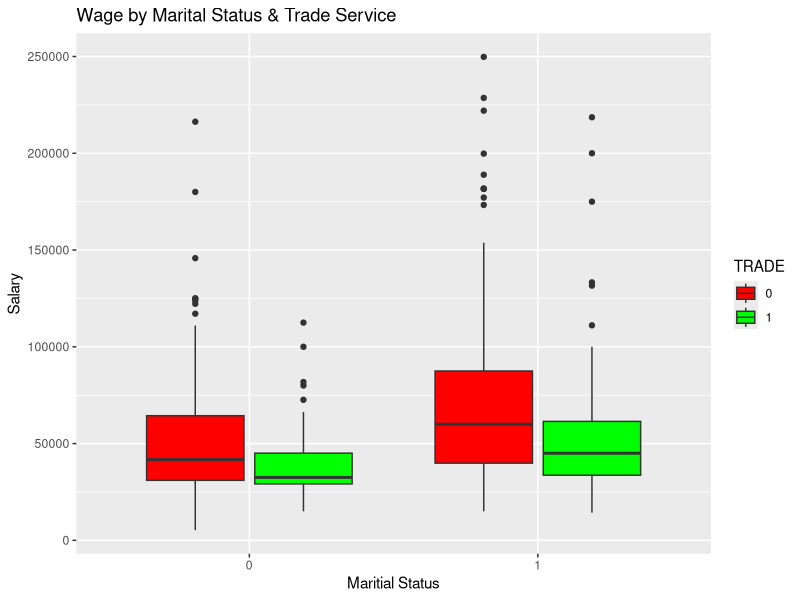
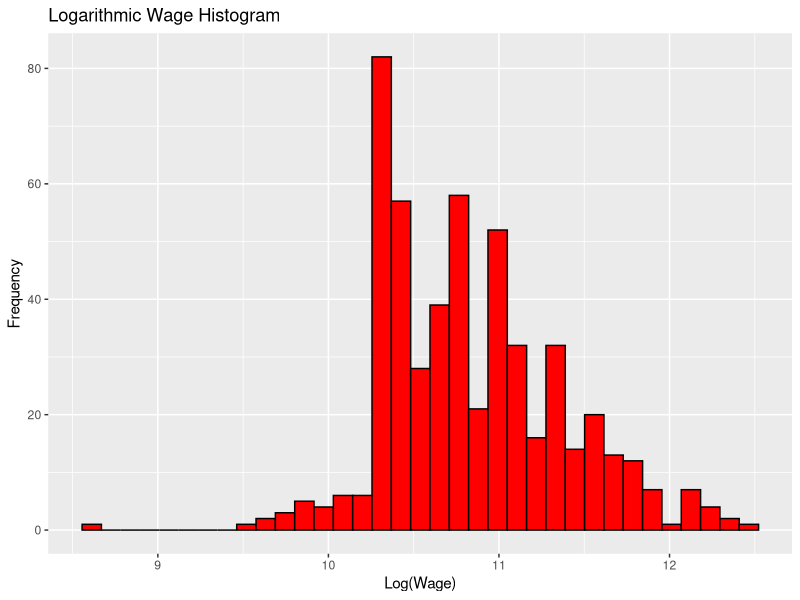
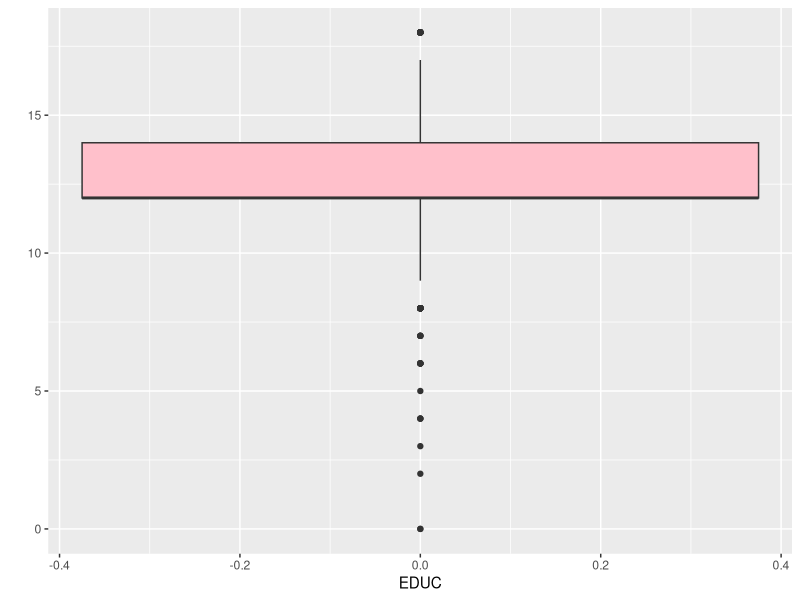
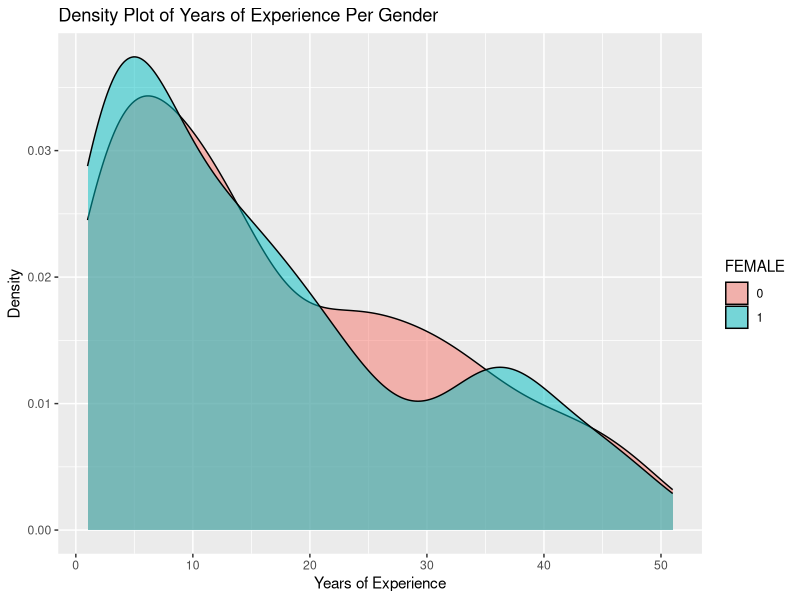

Write the R code that produced these figures, in order.
## ---- chunk 1
knitr::opts_chunk$set(echo = TRUE)
## ---- chunk 2
library(dplyr)
library(ggplot2)
wage_data <- read.csv("wage_data.csv", sep=";")
wage_data$LWAGE <- log(wage_data$WAGE)
categorical_cols <- c("MARRIED", "NONWHITE", "NORTHCEN", "PROFSERV",
"SOUTH", "TRADE", "WEST", "FEMALE")
wage_data[categorical_cols] <- lapply(wage_data[categorical_cols], as.factor)


ggplot(data=wage_data, aes(x=MARRIED, y=WAGE, fill=TRADE)) + labs(title="Wage by Marital Status & Trade Service", x ="Maritial Status", y = "Salary") + scale_fill_manual(values=c("red", "green")) + geom_boxplot()
## ---- chunk 3
ggplot(data=wage_data, aes(x=LWAGE)) + labs(title="Logarithmic Wage Histogram", x ="Log(Wage)", y = "Frequency") + geom_histogram(color="black", fill="red", bins=35)

## ---- chunk 4
ggplot(data=wage_data, aes(x=EDUC)) + coord_flip() + labs(x = "", y ="EDUC") + geom_boxplot(fill="pink") 

## ---- chunk 5
ggplot(data=wage_data, aes(x=EXPER, fill=FEMALE)) + labs(title = "Density Plot of Years of Experience Per Gender", x = "Years of Experience", y ="Density") + geom_density(alpha=0.5)
